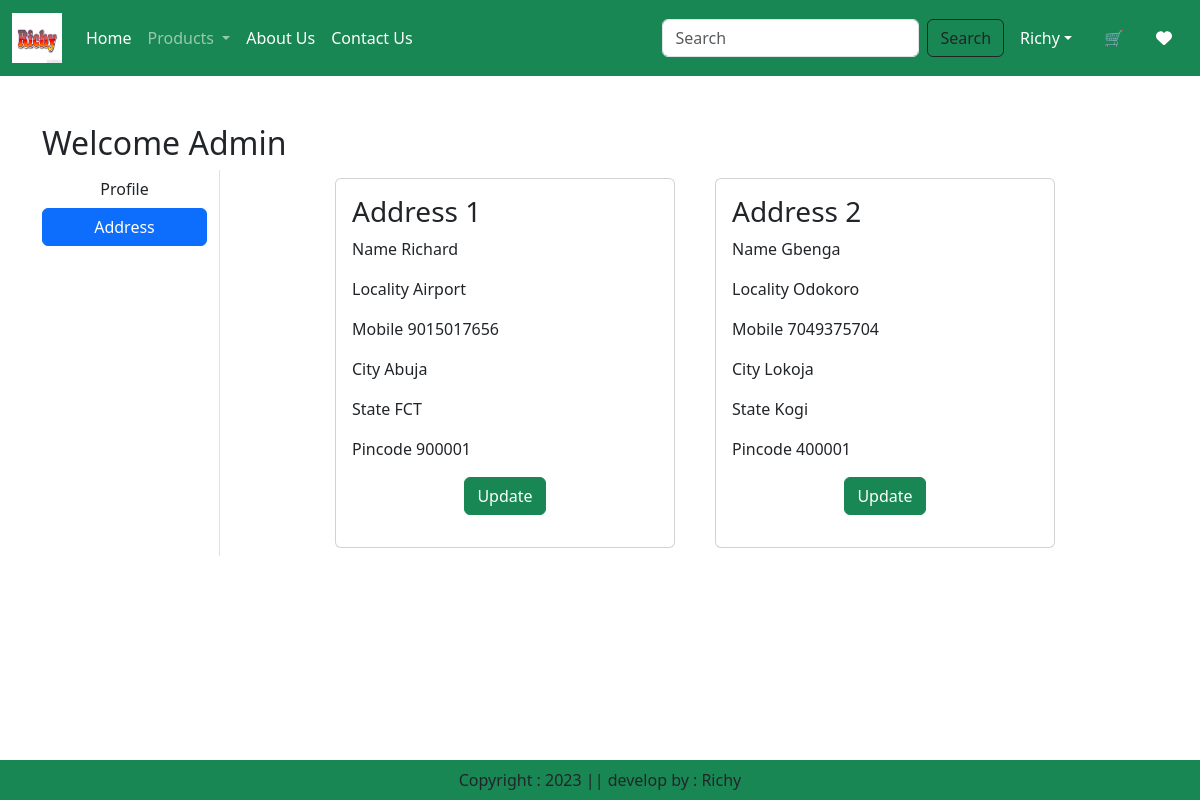
The page /address/ (signed in) on the database its author committed.
### app/models.py (models this page shows, shortened)
class Customer(models.Model):
    user = models.ForeignKey(User, on_delete=models.CASCADE)
    name = models.CharField(max_length=200)
    locality = models.CharField(max_length=200)
    city = models.CharField(max_length=50)
    mobile = models.IntegerField(default=0)
    zipcode = models.IntegerField()
    state = models.CharField(choices=STATE_CHOICES, max_length=100)

### app/views.py (the view)
# urls.py: path('address/', views.address,name='address'),
@login_required
def address(request):
    add = Customer.objects.filter(user=request.user)
    totalitem = 0
    wishitem = 0
    if request.user.is_authenticated:
        totalitem = len(Cart.objects.filter(user=request.user))
        wishitem = len(Wishlist.objects.filter(user=request.user))
    return render(request,  "app/address.html", locals())

### app/templates/app/address.html (shortened to what this page needs)
{% extends 'app/base.html' %}
{% load static %}
{% block main-content %}
<div class="container my-5">
    <div class="row">
        <h2>Welcome <span class="text-capitalize">{{request.user}}</span></h2>
        <div class="col-sm-2 border-end">
            <ul class="list-unstyled">
                <li class="d-grid"><a href="{% url 'profile' %} " class="btn">Profile</a></li>
                <li class="d-grid"><a href="{% url 'address' %} " class="btn btn-primary">Address</a></li>
            </ul>
        </div>
        <div class="col-sm-8 offset-sm-1">
            <div class="row">
                {% for ad in add %}
                    <div class="col-sm-6">
                        <div class="card m-2">
                            <div class="card-body">
                                <h3>Address {{forloop.counter}}</h3>
                                <p>Name {{ad.name}}</p>
                                <p>Locality {{ad.locality}}</p>
                                <p>Mobile {{ad.mobile}}</p>
                                <p>City {{ad.city}}</p>
                                <p>State {{ad.state}}</p>
                                <p>Pincode {{ad.zipcode}}</p>
                                <p class="text-center"><a href="{% url 'updateAddress' pk=ad.id %}" type="button" class=" btn btn-success">Update</a></p>
                            </div>
                        </div>
                    </div>
                {% endfor %}
            </div>
        </div>
{% endblock main-content %}

### rows shown on the page
Customer: name "Richard", locality "Airport", mobile "9015017656", city "Abuja", state "FCT", zipcode "900001"
Customer: name "Gbenga", locality "Odokoro", mobile "7049375704", city "Lokoja", state "Kogi", zipcode "400001"

### other values the page prints
{{ request.user }} "Admin"
